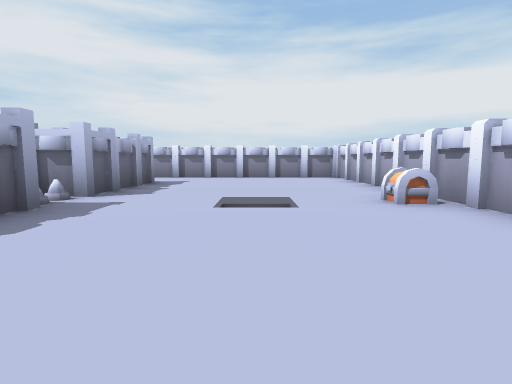
[1] (above)

12 first-person views from a walk through a Unity game level. The camera is 0.55 m above the floor, tilts 6° down and sees 80° across. The floor is counted in squares, 1 m on a side. Each view is taken from the middle of a square. On the plan, view 1 faces up. The plan holds only what a view shows up to about 9 squares ahead; the rest is blank. Some animated figures are left out.

[2]
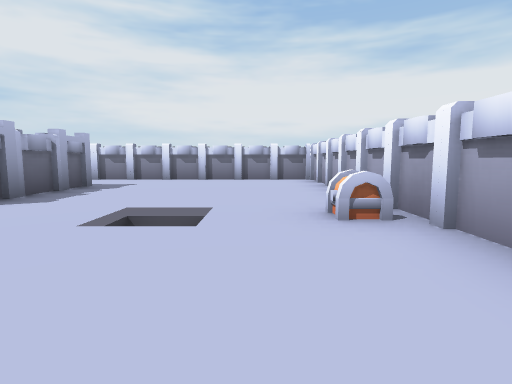

[3]
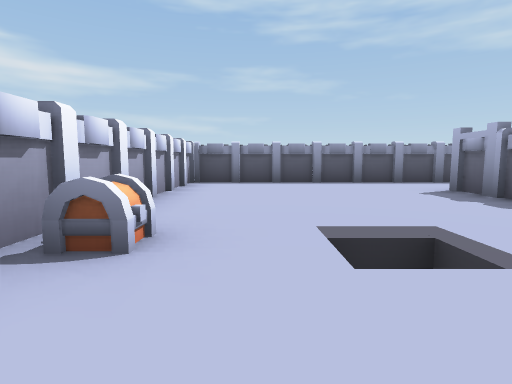

[4]
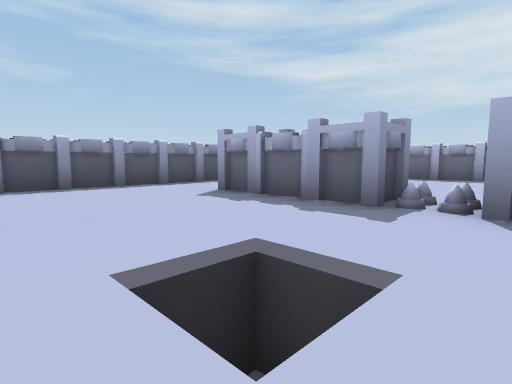

[5]
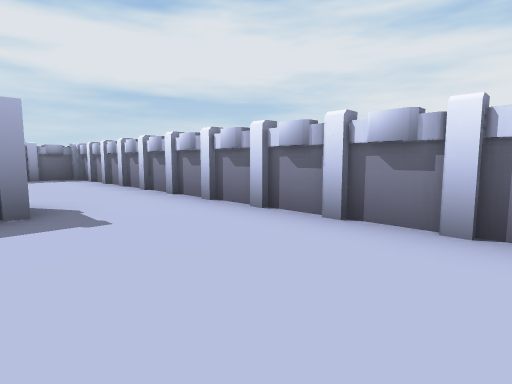

[6]
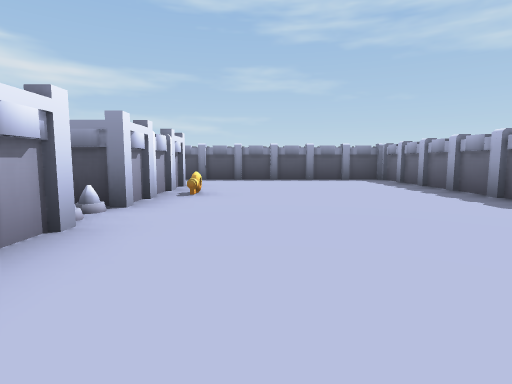

[7]
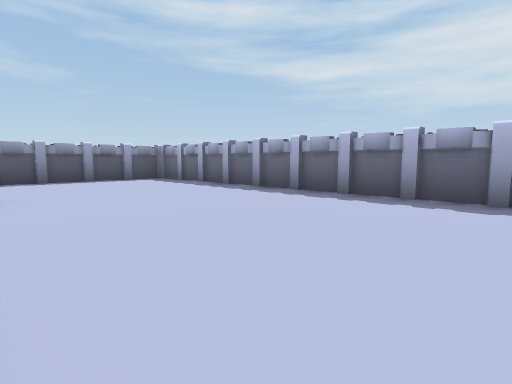

[8]
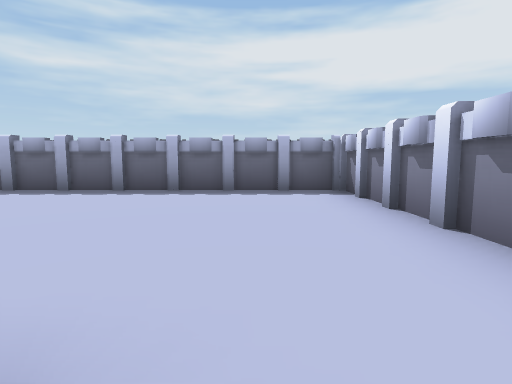

[9]
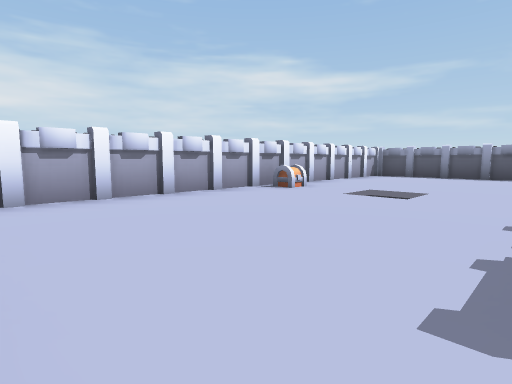

[10]
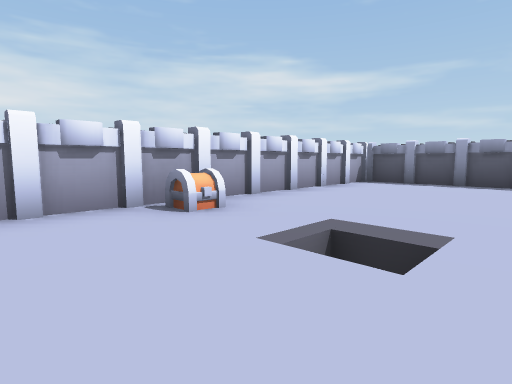

[11]
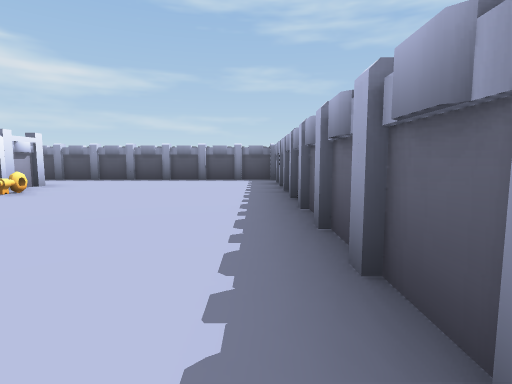

[12]
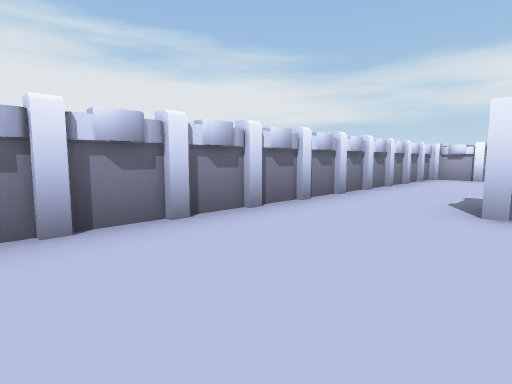

### Floor plan
Points are (right, up) in squares from view 1. A wall is a line through its corners. A room is listed if a view was taken in it or the views show most of it. See-through windows are left out.
Room 1 (views 1, 2, 3, 4, 5, 8, 9, 10)
walls: (-3.4, 3.4) (-2.5, 3.4) (-2.5, 0.5); (-2.5, 7.6) (-2.5, 4.6) (-3.4, 4.6); (-3.6, -1.6) (2.6, -1.6) (2.6, 9.6) (-3.6, 9.6)
ways out: opening at (-3, -0.5) to room 2; opening at (-3, 8.5) to room 2
objects: other object (-3, 4); other object (2, 4)
Room 2 (views 6, 7, 11, 12)
walls: (-3.4, 4.6) (-3.4, 5.2); (-3.4, 0.5) (-3.4, 3.4); (-3.6, 9.6) (-8.6, 9.6) (-8.6, -1.6) (-3.6, -1.6)
ways out: opening at (-3, -0.5) to room 1; opening at (-3, 8.5) to room 1
objects: other object (-4, 2)

Positions as (right, up) in squares from view 1, and headings:
1: (0, 0), facing up
2: (1, 1), facing up
3: (1, 6), facing down
4: (1, 5), facing down-left
5: (1, 7), facing up-left
6: (-5, 7), facing down
7: (-4, 7), facing down-left
8: (-3, 8), facing left
9: (-2, 9), facing down-right
10: (-1, 6), facing down-right
11: (-8, 7), facing down
12: (-7, 7), facing up-right
